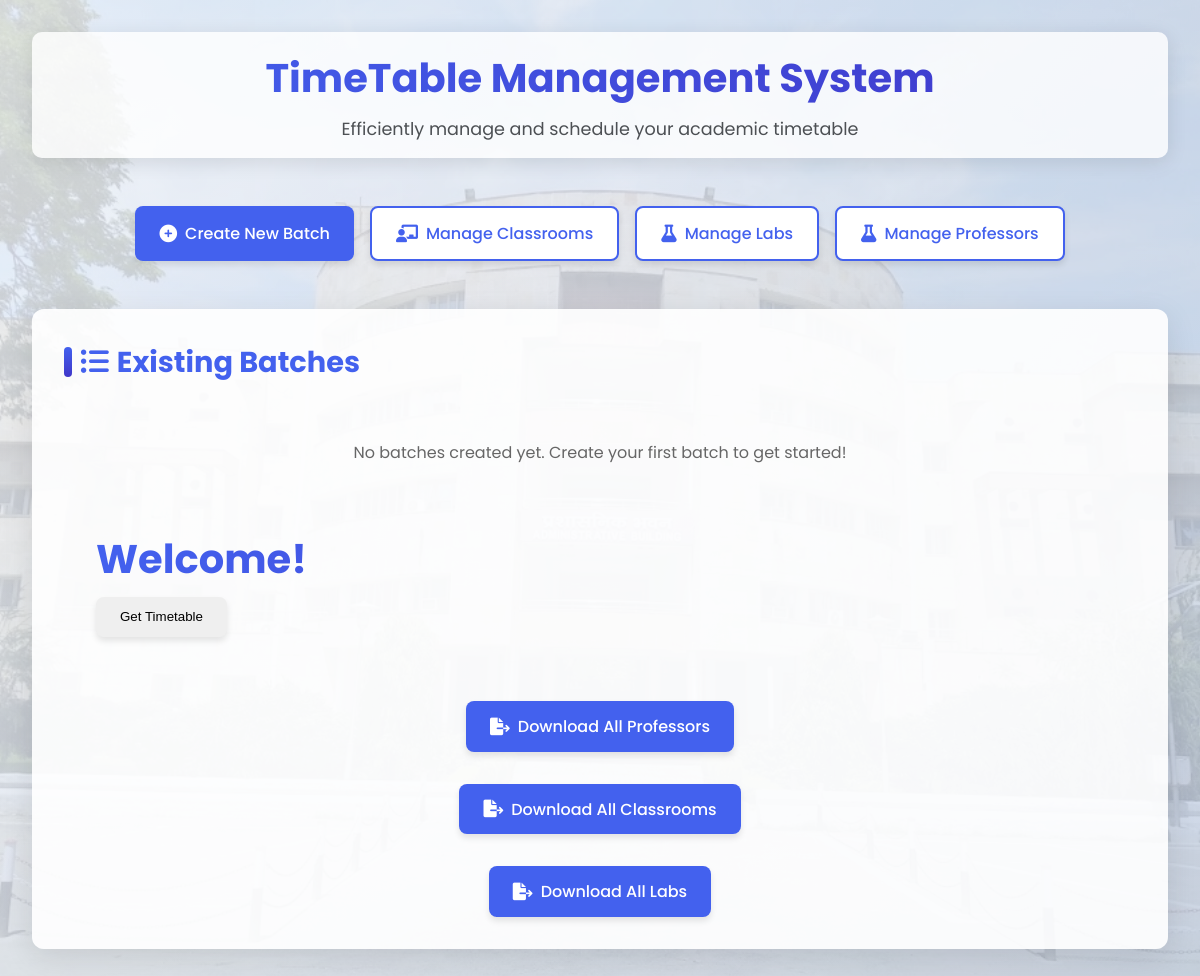
Before: / with the older database file.
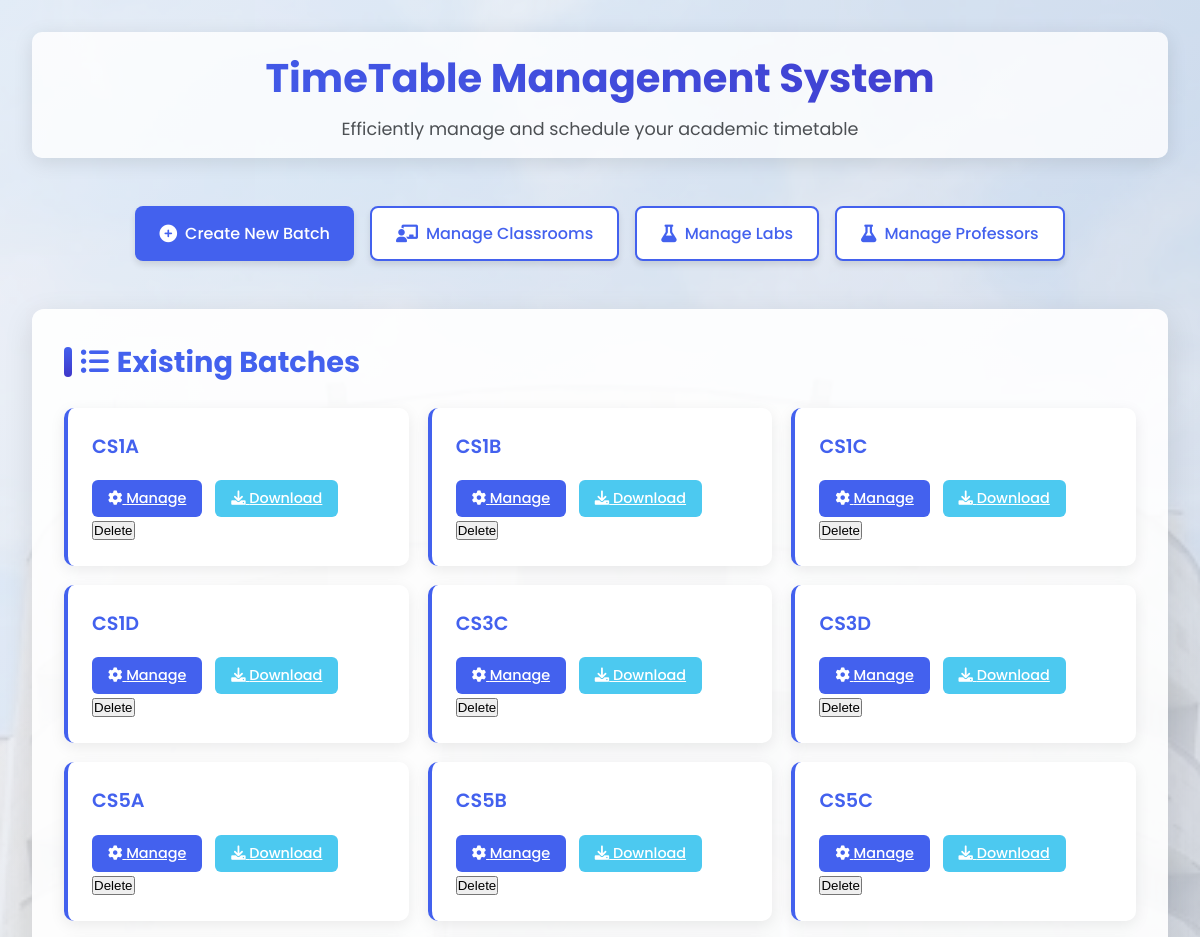
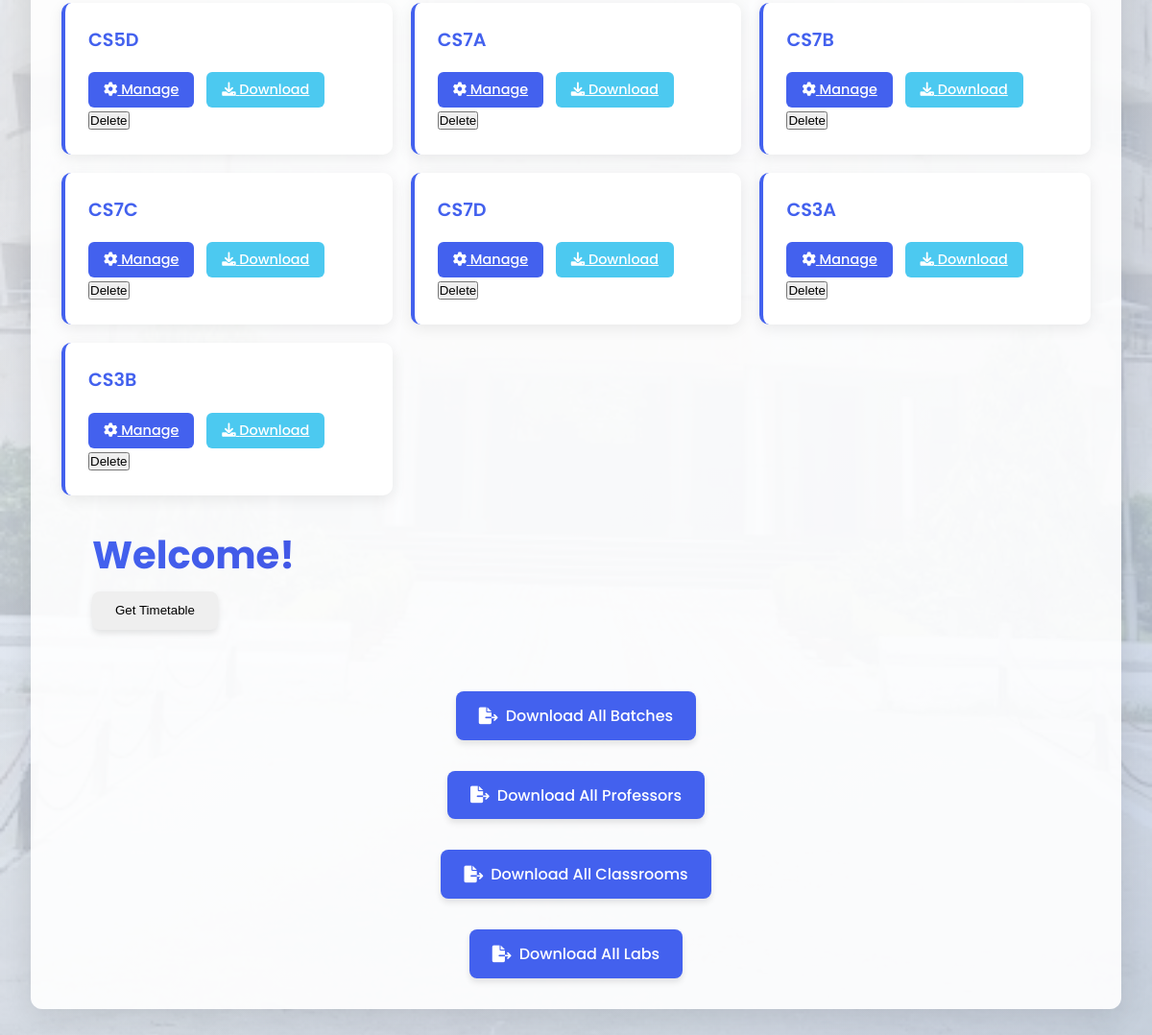
After: the same page with the newer database file (2 pictures, top to bottom).
### app.py (models this page shows)
class Batch(db.Model):
    id = db.Column(db.Integer, primary_key=True)
    name = db.Column(db.String(50), unique=True, nullable=False)
    capacity = db.Column(db.Integer, nullable=False)
    courses = db.relationship('Course', backref='batch', lazy=True)

### app.py (the view)
@app.route('/')
def index():
    batches = Batch.query.all()
    return render_template('index.html', batches=batches)

### templates/index.html (shortened to what this page needs)
<!DOCTYPE html>
<html lang="en">
<head>
    <link rel="stylesheet" href="https://cdnjs.cloudflare.com/ajax/libs/font-awesome/6.0.0-beta3/css/all.min.css">
</head>
<body>
    <div class="container">
        <header>
            <h1>TimeTable Management System</h1>
            <p class="subtitle">Efficiently manage and schedule your academic timetable</p>
        </header>
        <div class="actions">
            <a href="{{ url_for('create_batch') }}" class="btn btn-primary">
                <i class="fas fa-plus-circle icon"></i> Create New Batch
            </a>
            <a href="{{ url_for('manage_classrooms_type') }}" class="btn btn-secondary">
                <i class="fas fa-chalkboard-teacher icon"></i> Manage Classrooms
            </a>
            <a href="{{ url_for('manage_labs') }}" class="btn btn-secondary">
                <i class="fas fa-flask icon"></i> Manage Labs
            </a>
            <a href="{{ url_for('manage_professors') }}" class="btn btn-secondary">
                <i class="fas fa-flask icon"></i> Manage Professors
            </a>
        </div>
        <div class="card-container">
            <h2><i class="fas fa-list-ul"></i> Existing Batches</h2>
            {% if batches %}
            <div class="batch-list">
                {% for batch in batches %}
                <div class="batch-card">
                    <div class="batch-name">{{ batch.name }}</div>
                    <div class="batch-actions">
                        <a href="{{ url_for('manage_batch', batch_id=batch.id) }}" class="batch-btn manage">
                            <i class="fas fa-cog"></i> Manage
                        </a>
                        <a href="{{ url_for('download_timetable', batch_id=batch.id) }}" class="batch-btn download">
                            <i class="fas fa-download"></i> Download
                        </a>
                    </div>
                    <div>
                        <form action="{{ url_for('delete_batch', id=batch.id) }}" method="post" style="display:inline;">
                            <button type="submit" onclick="return confirm('Are you sure you want to delete {{ batch.name }}?');">
                            Delete
                            </button>
                        </form>
                    </div>
                </div>
                {% endfor %}
            </div>
            {% else %}
            <p style="text-align: center; color: #666; padding: 2rem 0;">No batches created yet. Create your first batch to get started!</p>
            {% endif %}
            <div class="container">
                <h1>Welcome!</h1>
                <a href="{{ url_for('get_timetable') }}">
                    <button class="btn">Get Timetable</button>
                </a>
            </div>
            {% if batches %}
            <div class="download-all">
                <a href="{{ url_for('download_timetable_all_batches') }}" class="btn btn-primary">
                    <i class="fas fa-file-export icon"></i> Download All Batches
                </a>
            </div>
            {% endif %}
            <div class="download-all">
                <a href="{{ url_for('download_timetable_all_professors') }}" class="btn btn-primary">
                    <i class="fas fa-file-export icon"></i> Download All Professors
                </a>
            </div>
            <div class="download-all">
                <a href="{{ url_for('download_timetable_all_classrooms') }}" class="btn btn-primary">
                    <i class="fas fa-file-export icon"></i> Download All Classrooms
                </a>
            </div>
            <div class="download-all">
                <a href="{{ url_for('download_timetable_all_labs') }}" class="btn btn-primary">
                    <i class="fas fa-file-export icon"></i> Download All Labs
                </a>
            </div>
        </div>
    </div>
</body>
</html>

Changed rows visible on the page:
added Batch: name "CS1A"
added Batch: name "CS1B"
added Batch: name "CS1C"
added Batch: name "CS1D"
added Batch: name "CS3C"
added Batch: name "CS3D"
added Batch: name "CS5A"
added Batch: name "CS5B"
added Batch: name "CS5C"
added Batch: name "CS5D"
added Batch: name "CS7A"
added Batch: name "CS7B"
added Batch: name "CS7C"
added Batch: name "CS7D"
added Batch: name "CS3A"
added Batch: name "CS3B"
Other visible differences:
text no longer shown: "No batches created yet. Create your first batch to get started!"
text now shown: "Download All Batches"
